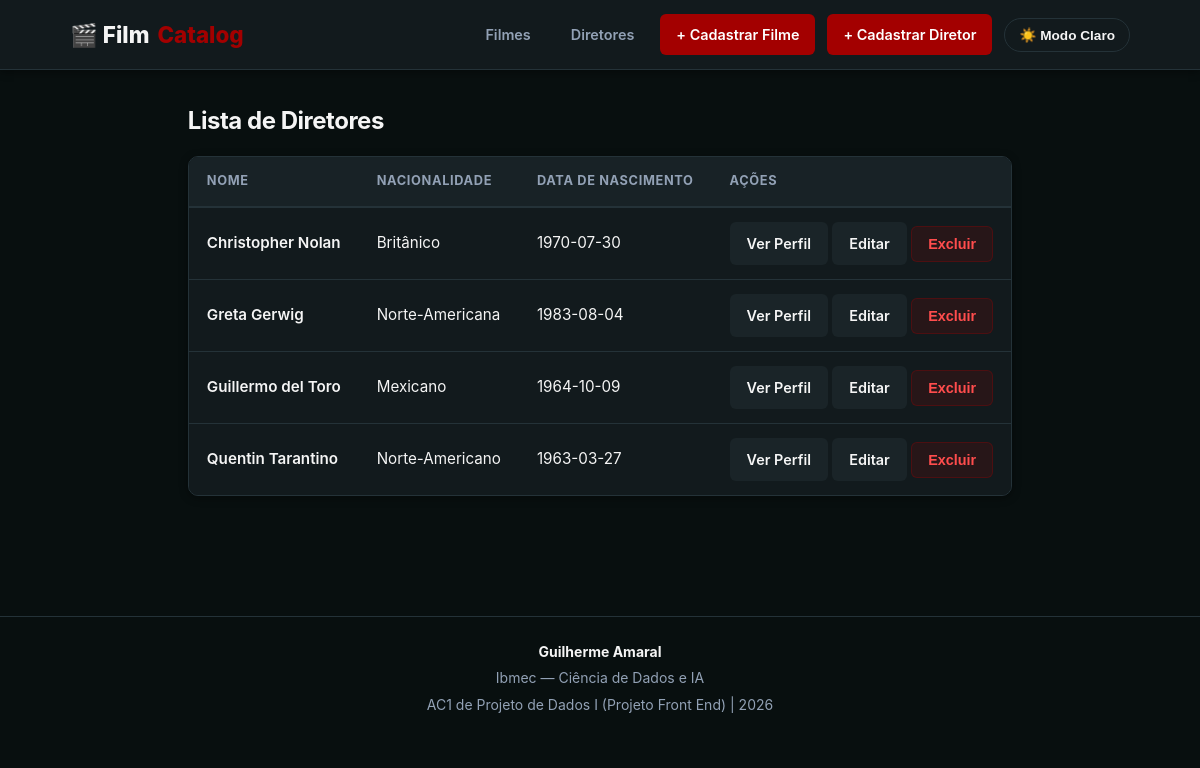
Screenshot of /diretores with the database file from the repository.
### tables this page shows
CREATE TABLE diretores (
            id INTEGER PRIMARY KEY AUTOINCREMENT,
            nome TEXT NOT NULL UNIQUE,
            nacionalidade TEXT NOT NULL,
            data_nascimento TEXT NOT NULL
        );

### app.py (the view)
@app.route("/diretores")
def listar_diretores_pagina():
    msg = request.args.get("msg", "")
    diretores = listar_diretores_com_contagem()
    return render_template("diretores.html", diretores=diretores, msg=msg)

### banco.py (called while the page is built)
def listar_diretores_com_contagem():
    conn = conectar_banco()
    diretores = conn.execute('''
        SELECT d.id, d.nome, d.nacionalidade, d.data_nascimento, COUNT(f.id) as total_filmes
        FROM diretores d
        LEFT JOIN filmes f ON d.id = f.diretor_id
        GROUP BY d.id, d.nome, d.nacionalidade, d.data_nascimento
        ORDER BY d.nome ASC
    ''').fetchall()
    conn.close()
    return diretores

### templates/diretores.html (shortened to what this page needs)
{% extends 'base.html' %}
{% block conteudo %}
<h2>Lista de Diretores</h2>
<div class="table-wrapper">
    <table>
        <thead>
            <tr>
                <th>Nome</th>
                <th>Nacionalidade</th>
                <th>Data de Nascimento</th>
                <th>Ações</th>
            </tr>
        </thead>
        <tbody>
            {% for diretor in diretores %}
            <tr>
                <td>
                    <a href="{{ url_for('detalhe_diretor', id_diretor=diretor.id) }}" style="font-weight: 600; color: var(--text-main);">
                        {{ diretor.nome }}
                    </a>
                </td>
                <td>{{ diretor.nacionalidade or 'Não informada' }}</td>
                <td>{{ diretor.data_nascimento or 'Não informada' }}</td>
                <td>
                    <a href="{{ url_for('detalhe_diretor', id_diretor=diretor.id) }}" class="btn">Ver Perfil</a>
                    <a href="{{ url_for('editar_diretor', id_diretor=diretor.id) }}" class="btn btn-secondary">Editar</a>
                    <form action="{{ url_for('deletar_diretor', id_diretor=diretor.id) }}" method="POST" style="display: inline;">
                        <button type="submit" class="btn btn-danger" onclick="return confirm('Tem certeza que deseja excluir este diretor?')">
                            Excluir
                        </button>
                    </form>
                </td>
            </tr>
            {% else %}
            <tr>
                <td colspan="4" style="text-align: center; color: var(--text-muted); padding: 20px;">
                    Nenhum diretor cadastrado no catálogo.
                </td>
            </tr>
            {% endfor %}
        </tbody>
    </table>
</div>
{% endblock %}

### static/style.css (style rules this page uses)
:root { --bg-main: #080F0F; --bg-card: #121A1D; --bg-card-hover: #1A2428; --bg-table-header: #182226; --bg-input: #162024; --border-color: #243238; --border-focus: #A30000; --text-main: #F5F5F5; --text-muted: #92A1B5; --text-inverse: #080F0F; --accent-primary: #A30000; --accent-primary-hover: #C40000; --accent-secondary: #6B0F1A; --accent-steel: #92A1B5; --tag-bg: rgba(163, 0, 0, 0.2); --tag-text: #FF4D4D; --rating-star: #FFC107; --shadow-sm: 0 2px 8px rgba(0, 0, 0, 0.4); --shadow-lg: 0 12px 32px rgba(0, 0, 0, 0.6); --radius-sm: 6px; --radius-md: 10px; --radius-lg: 16px; --transition: all 0.2s cubic-bezier(0.4, 0, 0.2, 1); }
*, *::before, *::after { box-sizing: border-box; margin: 0; padding: 0; }
body { font-family: -apple-system, BlinkMacSystemFont, 'Segoe UI', Roboto, Helvetica, Arial, sans-serif; background-color: var(--bg-main); color: var(--text-main); line-height: 1.6; min-height: 100vh; transition: background-color 0.3s ease, color 0.3s ease; padding-bottom: 60px; }
a { color: var(--accent-steel); text-decoration: none; transition: var(--transition); }
h1, h2, h3, h4 { font-weight: 700; letter-spacing: -0.02em; color: var(--text-main); margin-bottom: 1rem; }
button, .btn { display: inline-flex; align-items: center; justify-content: center; gap: 6px; padding: 9px 16px; font-size: 0.9rem; font-weight: 600; border-radius: var(--radius-sm); border: 1px solid transparent; cursor: pointer; transition: var(--transition); text-decoration: none; background: var(--bg-card-hover); color: var(--text-main); }
.btn-danger, button[type="submit"]:not(.btn-primary) { background: rgba(163, 0, 0, 0.15); color: var(--tag-text); border: 1px solid rgba(163, 0, 0, 0.3); }
.table-wrapper { background: var(--bg-card); border-radius: var(--radius-md); border: 1px solid var(--border-color); overflow: hidden; box-shadow: var(--shadow-sm); margin-top: 16px; }
table { width: 100%; border-collapse: collapse; text-align: left; background: var(--bg-card); }
thead, th { background: var(--bg-table-header) !important; }
th { padding: 14px 18px; font-size: 0.8rem; font-weight: 700; text-transform: uppercase; color: var(--text-muted); letter-spacing: 0.05em; border-bottom: 2px solid var(--border-color); }
td { padding: 14px 18px; border-bottom: 1px solid var(--border-color); font-size: 0.95rem; vertical-align: middle; }
tbody tr:last-child td { border-bottom: none; }
body { display: flex; flex-direction: column; min-height: 100vh; }

### rows the page displays
diretores: nome "Christopher Nolan", nacionalidade "Britânico", data_nascimento "1970-07-30"
diretores: nome "Greta Gerwig", nacionalidade "Norte-Americana", data_nascimento "1983-08-04"
diretores: nome "Guillermo del Toro", nacionalidade "Mexicano", data_nascimento "1964-10-09"
diretores: nome "Quentin Tarantino", nacionalidade "Norte-Americano", data_nascimento "1963-03-27"
